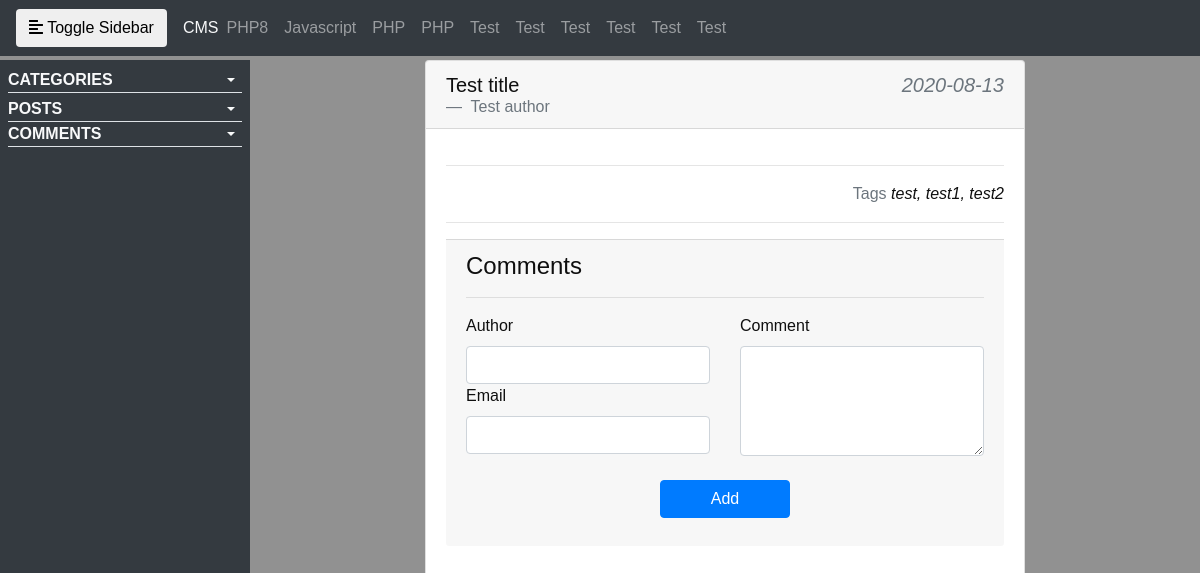
Page /admin/posts/index.php?action=show&id=1 on the earlier database version.
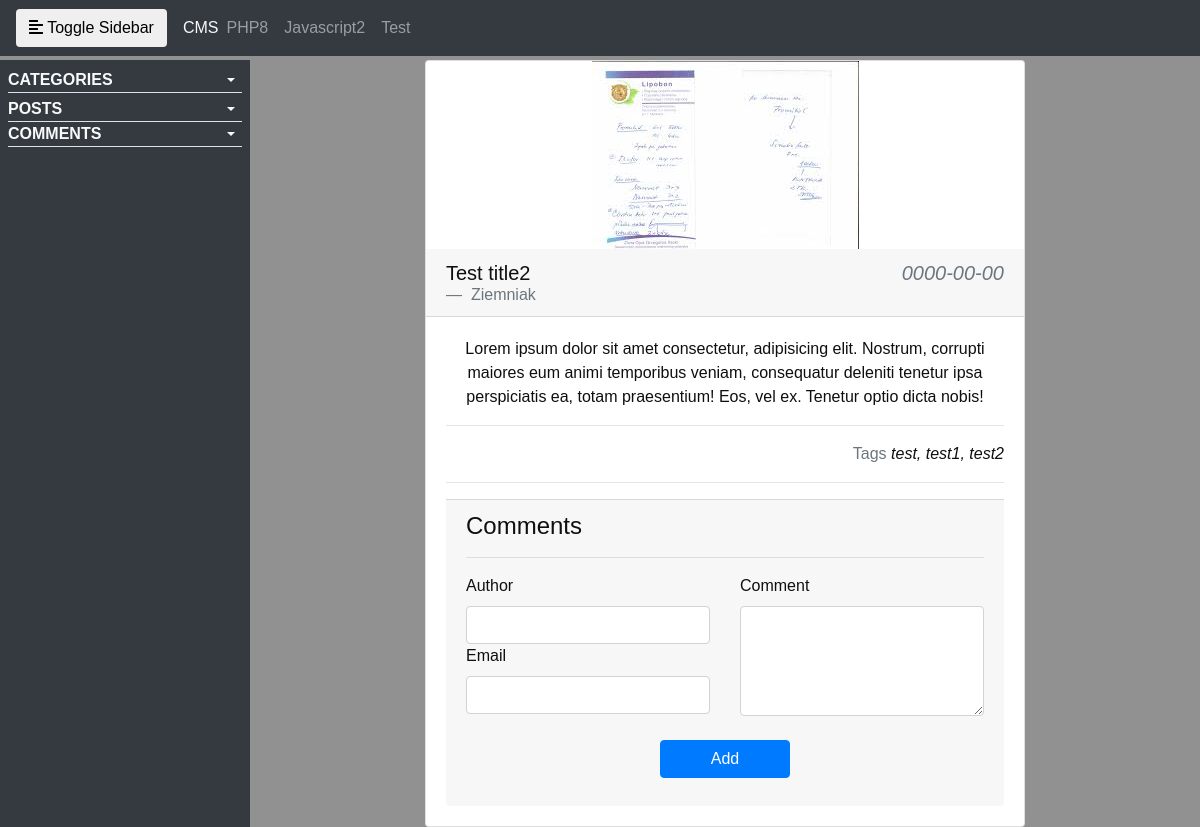
Same page on the later database version.
### tables this page shows
CREATE TABLE `categories` (
  `id` int(3) NOT NULL,
  `name` varchar(255) NOT NULL
);

CREATE TABLE `posts` (
  `id` int(3) NOT NULL,
  `category_id` int(3) NOT NULL,
  `title` varchar(255) NOT NULL,
  `author` varchar(255) NOT NULL,
  `date` date NOT NULL,
  `image` text NOT NULL,
  `content` text NOT NULL,
  `tags` varchar(255) NOT NULL,
  `comment_count` int(10) NOT NULL,
  `status` varchar(255) NOT NULL
);

### includes/funcs.php (called while the page is built, shortened)
<?php
function getPostById($id)
{
    global $connection;
    $query = "SELECT * FROM posts WHERE id = {$id}";
    $select_post_by_id_query = mysqli_query($connection, $query);
    return mysqli_fetch_assoc($select_post_by_id_query);
}

### includes/data/posts/show_post.php (the view, shortened to what this page needs)
<?php
$post = getPostById($_GET['id']);
?>
<div class="card w-50 mx-auto">
    <img src="../../images/<?= $post['image'] ?>" alt="" class="align-self-center">
    <h5 class="card-header">
        <div class="clearfix">
            <span class="float-left"><?= $post['title'] ?></span>
            <span class="float-right text-muted font-italic"><?= $post['date'] ?></span>
        </div>
        <div class="blockquote-footer">
            <?= $post['author'] ?>
        </div>
    </h5>
    <div class="card-body">
        <div class="card-text text-center">
            <?= $post['content'] ?>
        </div>
        <hr>
        <div class="card-text">
            <div class="row">
                <div class="col-12">
                    <div class="float-right">
                        <span class="text-muted">
                            Tags
                        </span>
                        <span class="font-italic">
                            <?= $post['tags'] ?>
                        </span>
                    </div>
                </div>
            </div>
        </div>
        <hr>
        <div class="card-footer">
            <h4>Comments</h4>
            <hr>
            <form method="post" action="index.php">
                <div class="row">
                    <div class="col-6">
                        <label for="Author">Author</label>
                        <input type="text" name="author" class="form-control">
                        <label for="Email">Email</label>
                        <input type="text" name="email" class="form-control">
                    </div>
                    <div class="col-6">
                        <label for="Comment">Comment</label>
                        <textarea name="content" class="form-control" id="" cols="30" rows="4"></textarea>
                    </div>
                </div>
                <div class="row">
                    <div class="col-12 text-center mt-4">
                        <input type="submit" class="btn btn-primary w-25" name="add_comment" value="Add">
                    </div>
                </div>
            </form>
        </div>
    </div>
</div>

### includes/header.php (shortened to what this page needs)
<html lang="en">
<head>
    <link rel="stylesheet" href="/cms/css/facss/all.css">
    <link rel="stylesheet" href="/cms/bootstrap/css/bootstrap.min.css">
    <link rel="stylesheet" href="/cms/css/main.css">
</head>
<body>
    <?php
    include 'db.php';
    include 'funcs.php';
    include 'navigation.php';
    ?>

### includes/navigation.php (shortened to what this page needs)
<nav class="navbar navbar-expand-lg navbar-dark bg-dark mb-1">
  <button type="button" id="sidebarCollapse" class="btn btn-outline-white mr-3">
    <i class="fas fa-align-left"></i>
    <span>Toggle Sidebar</span>
  </button>
  <a class="text-light" class="text-light" href="/cms/admin" class="navbar-brand">CMS</a>
  <div class="collapse navbar-collapse" id="navbarNav">
    <ul class="navbar-nav mr-auto mt-2 mt-lg-0">
      <?php
      $query = 'SELECT * FROM categories';
      $select_all_categories_query = mysqli_query($connection, $query);
      while ($row = mysqli_fetch_assoc($select_all_categories_query)) {
        echo '<li class="nav-item">
                <a href="" class="nav-link">' . $row['name'] . '</a>
                </li>';
      }
      ?>
    </ul>
  </div>
</nav>

### admin/posts/index.php
<?php
include '../../includes/header.php';
?>
<div class="wrapper">
    <?php
    include '../../includes/sidebar.php';
    include '../../includes/data/posts/routing.php';
    ?>
</div>
<?php
include '../../includes/footer.php';
?>

### includes/sidebar.php (shortened to what this page needs)
<nav id="sidebar" class="sidebar bg-dark p-2">
  <ul class="list-unstyled component text-light">
    <li href="#categories" class="active mb-1 border-bottom">
      <a href="#categories" data-toggle="collapse" aria-expanded="false" class="dropdown-toggle text-light text-uppercase font-weight-bold">Categories</a>
    </li>
    <li class="border-bottom">
      <a href="#posts" data-toggle="collapse" aria-expanded="false" class="dropdown-toggle text-light text-uppercase font-weight-bold">Posts</a>
    </li>
    <li class="border-bottom">
      <a href="#comments" data-toggle="collapse" aria-expanded="false" class="dropdown-toggle text-light text-uppercase font-weight-bold">Comments</a>
    </li>
  </ul>
</nav>

### includes/data/posts/routing.php (shortened to what this page needs)
<?php
if (isset($_GET['action'])) {
    switch ($_GET['action']) {
        case 'show';
            include 'show_post.php';
            break;
    }
} else {
    include 'all_posts.php';
}

### includes/footer.php (shortened to what this page needs)
</body>
</html>

### css/facss/all.css (style rules this page uses)
.fa, .fas, .far, .fal, .fad, .fab { -moz-osx-font-smoothing: grayscale; -webkit-font-smoothing: antialiased; display: inline-block; font-style: normal; font-variant: normal; text-rendering: auto; line-height: 1; }
.fa-align-left:before { content: "\f036"; }
.fa, .fas { font-family: 'Font Awesome 5 Free'; font-weight: 900; }

### css/main.css (style rules this page uses)
body { margin: 0; padding: 0; background-color: #919191; color: #0f0f0f; height: 100%; font-family: sans-serif !important; }
.wrapper { display: flex; align-items: stretch; width: 100%; min-height: calc(100vh - 60px); }
#sidebar { box-sizing: border-box; min-width: 250px; max-width: 250px; transition: all .2s; }
a[data-toggle="collapse"] { position: relative; }
.dropdown-toggle::after { display: block; position: absolute; top: 50%; left: 215px; transform: translateY(-50%); }

Differences in the rows shown:
removed categories: name "PHP"
removed categories: name "PHP"
removed categories: name "Test"
removed categories: name "Test"
removed categories: name "Test"
removed categories: name "Test"
removed categories: name "Test"
changed categories: name "Javascript" → "Javascript2"
changed posts "test, test1, test2": image: picture added; title "Test title" → "Test title2"; date "2020-08-13" → "0000-00-00"; author "Test author" → "Ziemniak"; content (not shown) → "Lorem ipsum dolor sit amet consectetur, adipisicing elit. Nostrum, corrupti maiores eum animi temporibus veniam, consequatur deleniti tenetur ipsa perspiciatis ea, totam praesentium! Eos, vel ex. Tenetur optio dicta nobis!"
